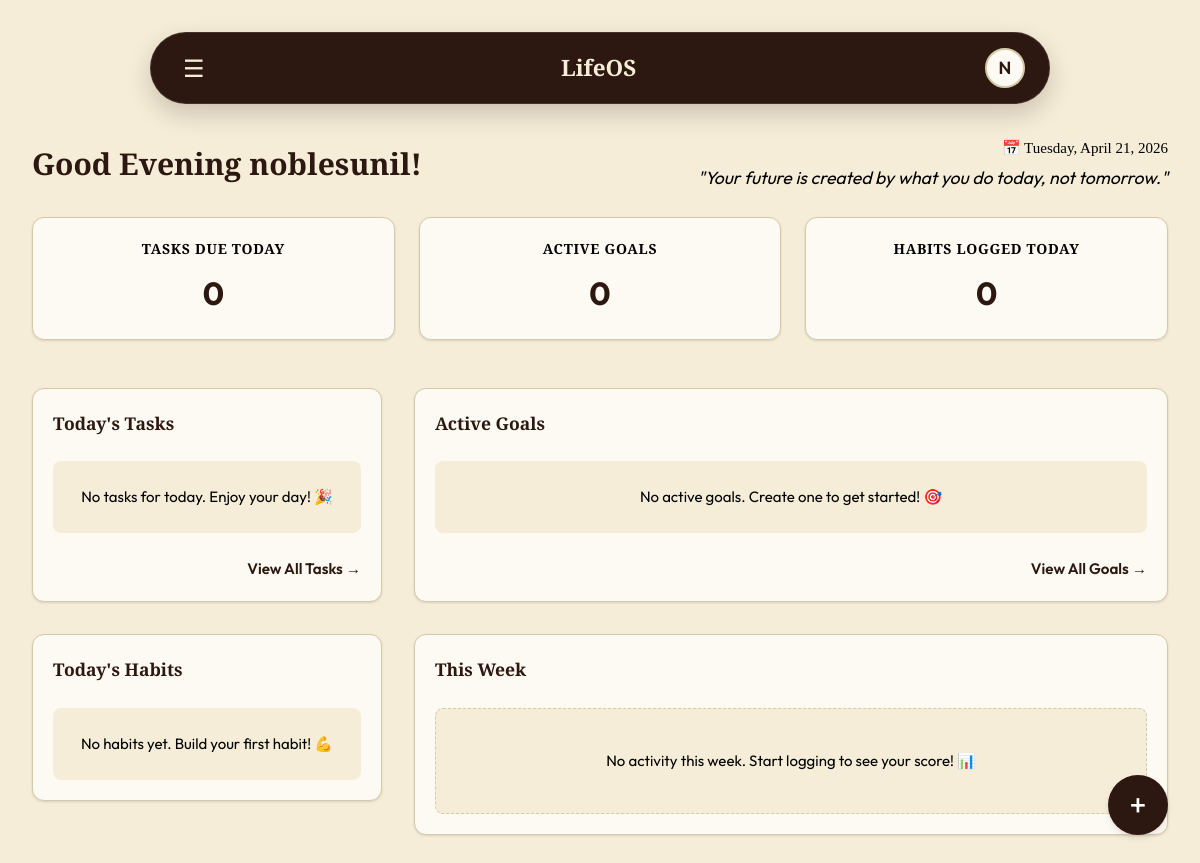
The page / (signed in) on the database as committed earlier.
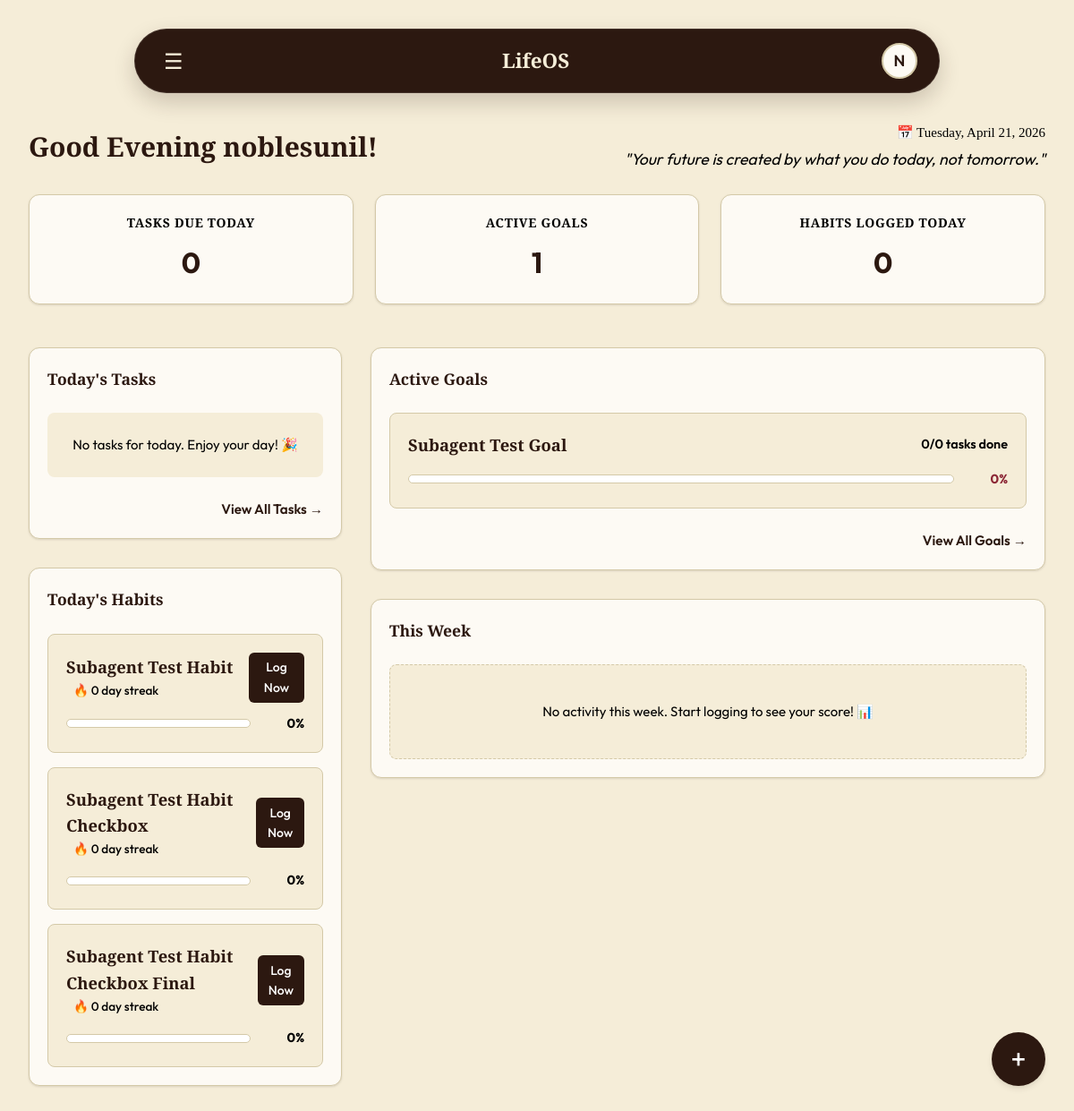
The same page on the database as committed later.
### lifeos_app/models.py (models this page shows, shortened)
class Habit(models.Model):
    HABIT_TYPE_CHOICES = [
        ('checkbox', 'Checkbox'),
        ('slider', 'Slider'),
    ]
    user = models.ForeignKey(
        User,
        on_delete=models.CASCADE
    )
    habit_name = models.CharField(max_length=200)
    habit_type = models.CharField(
        max_length=20,
        choices=HABIT_TYPE_CHOICES,
        default='checkbox'
    )
    goal = models.ForeignKey(
        'Goal',
        on_delete=models.SET_NULL,
        null=True,
        blank=True,
        related_name='linked_habits'
    )
    created_at = models.DateTimeField(
        auto_now_add=True
    )

class Goal(models.Model):
    GOAL_TYPE_CHOICES = [
        ('task_based', 'Task Based'),
        ('habit_based', 'Habit Based'),
    ]
    STATUS_CHOICES = [
        ('Active', 'Active'),
        ('Completed', 'Completed'),
    ]
    user = models.ForeignKey(
        User,
        on_delete=models.CASCADE
    )
    title = models.CharField(max_length=200)
    description = models.TextField(
        blank=True,
        null=True
    )
    goal_type = models.CharField(
        max_length=20,
        choices=GOAL_TYPE_CHOICES,
        default='task_based'
    )
    target_days = models.IntegerField(
        null=True,
        blank=True,
        help_text='Only for Habit Based goals'
    )
    status = models.CharField(
        max_length=20,
        choices=STATUS_CHOICES,
        default='Active'
    )
    created_at = models.DateTimeField(
        auto_now_add=True
    )
    completed_at = models.DateTimeField(
        null=True,
        blank=True
    )
    @property
    def progress_percentage(self):
        if self.goal_type == 'task_based':
            tasks = self.tasks.all()
            if not tasks.exists():
                return 0
        return 0

### lifeos_app/views.py (the view, shortened to what this page needs)
# urls.py: path('', views.dashboard, name='dashboard'),
@login_required
def dashboard(request):
    user = request.user
    today = timezone.localdate()
    current_hour = timezone.localtime().hour
    if 5 <= current_hour < 12:
        greeting_time = "Good Morning"
    elif 12 <= current_hour < 17:
        greeting_time = "Good Afternoon"
    else:
        greeting_time = "Good Evening"
    try:
        display_name = user.userprofile.full_name.split()[0] if user.userprofile.full_name else user.username
    except UserProfile.DoesNotExist:
        display_name = user.username
    quotes = [
        "Focus on being productive instead of busy.",
        "Small steps every day lead to big results.",
        "Your future is created by what you do today, not tomorrow.",
        "Don't count the days, make the days count.",
        "Success is sum of small efforts repeated day in and day out.",
        "Action is the foundational key to all success.",
        "The secret of getting ahead is getting started."
    ]
    daily_quote = quotes[today.toordinal() % len(quotes)]
    total_tasks_due_today = Task.objects.filter(user=user, start_date__lte=today, status='Pending').count()
    total_active_goals = Goal.objects.filter(user=user, status='Active').count()
    habits_logged_today = HabitCompletion.objects.filter(habit__user=user, date=today).values('habit').distinct().count()
    raw_today_tasks = list(Task.objects.filter(user=user, start_date__lte=today, status='Pending'))
    def sort_key(t):
        if t.due_date:
            if t.due_date < today: return 0  # Overdue
            elif t.due_date == today: return 1  # Due today
            else: return 2  # Future
        return 3  # No due date
    today_tasks = sorted(raw_today_tasks, key=sort_key)
    active_goals = Goal.objects.filter(user=user, status='Active')
    for g in active_goals:
        g.progress_pct = g.progress_percentage
        if g.goal_type == 'habit_based':
            g.completed_count = round(g.progress_percentage)
            g.total_count = 100  # percentage out of 100
        else:
            total = g.tasks.count()
            completed = g.tasks.filter(status='Completed').count()
            g.completed_count = completed
            g.total_count = total
        if g.progress_pct <= 30: g.progress_color = 'danger'
        elif g.progress_pct <= 70: g.progress_color = 'warning'
        else: g.progress_color = 'success'
    today_habits = Habit.objects.filter(user=user)
    for h in today_habits:
        completion = HabitCompletion.objects.filter(habit=h, date=today).first()
        h.completion_today = completion.completion_percentage if completion else None
        h.streak = calculate_streak(h)
        pct = h.completion_today or 0
        if pct == 0: h.progress_color = 'secondary'
        elif pct <= 29: h.progress_color = 'danger'
        elif pct <= 69: h.progress_color = 'warning'
        else: h.progress_color = 'success'
    last_7_days = [(today - datetime.timedelta(days=i)) for i in range(6, -1, -1)]
    chart_labels = [d.strftime('%a') for d in last_7_days]
    chart_data = []
    all_zeroes = True
    for d in last_7_days:
        productivity_score = get_daily_score(user, d)
        chart_data.append(productivity_score)
        if productivity_score > 0:
            all_zeroes = False
    has_activity_data = not all_zeroes
    avg_score = round(sum(chart_data) / len(chart_data)) if chart_data else 0
    context = {
        'greeting_time': greeting_time,
        'display_name': display_name,
        'today_date': today,
        'daily_quote': daily_quote,
        'total_tasks_due_today': total_tasks_due_today,
        'total_active_goals': total_active_goals,
        'habits_logged_today': habits_logged_today,
        'today_tasks': today_tasks,
        'active_goals': active_goals,
        'today_habits': today_habits,
        'chart_labels': json.dumps(chart_labels),
        'chart_data': json.dumps(chart_data),
        'has_activity_data': has_activity_data,
        'avg_score': avg_score,
    }
    return render(request, 'dashboard.html', context)

### lifeos_app/context_processors.py (called while the page is built)
def overdue_tasks_count(request):
    if request.user.is_authenticated:
        today = datetime.date.today()
        count = Task.objects.filter(
            user=request.user,
            status='Pending',
            due_date__lt=today
        ).count()
        return {'overdue_count': count}
    return {'overdue_count': 0}

### lifeos_app/views.py (called while the page is built, shortened)
def get_task_score(user, target_date):
    tasks = Task.objects.filter(user=user, due_date=target_date)
    if not tasks.exists():
        return 0

def get_habit_score(user, target_date):
    from datetime import date
    habits = Habit.objects.filter(user=user)
    if not habits.exists():
        return 0
    total = 0
    for habit in habits:
        completion = HabitCompletion.objects.filter(
            habit=habit,
            date=target_date
        ).first()
        total += (
            completion.completion_percentage
            if completion else 0
        )
    return total / habits.count()

def get_daily_score(user, target_date):
    habit_score = get_habit_score(user, target_date)
    task_score = get_task_score(user, target_date)
    return round((habit_score + task_score) / 2)

### templates/dashboard.html (shortened to what the changed rows need)
{% extends 'base.html' %}
{% load static %}
{% block content %}
<div class="dashboard-section" style="margin-top: 1.5rem; margin-bottom: 1.5rem; display: flex; justify-content: space-between; align-items: center; flex-wrap: wrap; gap: 1rem;">
    <div>
        <h1 style="color: var(--color-primary); margin: 0;">{{ greeting_time }} {{ display_name }}!</h1>
    </div>
</div>
<div class="metrics-grid" style="margin-bottom: 3rem;">
    <div class="card metric-card" style="text-align: center;">
        <h3>Active Goals</h3>
        <span class="metric-value">{{ total_active_goals }}</span>
    </div>
</div>
<div class="layout-grid">
    <div class="left-col" style="display: flex; flex-direction: column; gap: 2rem;">
        <div class="card">
            <div class="list-section">
                {% for habit in today_habits %}
                <div class="item-card" style="padding: 1.25rem; border-radius: 0.5rem; border: 1px solid var(--border-color); background: var(--color-bg); flex-direction:column; align-items:flex-start;">
                    <div style="display:flex; justify-content:space-between; width:100%; align-items:center; margin-bottom: 12px;">
                        <div>
                            <h4 style="margin:0; display:inline-block; font-size: 1.15rem;">{{ habit.habit_name }}</h4>
                            <span style="margin-left:8px; font-size:0.85rem; color:var(--text-secondary); font-weight: 500;">🔥 {{ habit.streak }} day streak</span>
                        </div>
                        {% if habit.completion_today is None %}
                            <a href="{% url 'habits_list' %}" class="btn btn-sm" style="background:var(--color-primary); color:white; padding: 0.35rem 0.75rem; border-radius: 6px;">Log Now</a>
                        {% endif %}
                    </div>
                    <div style="width: 100%; display:flex; align-items:center; gap: 15px;">
                        <div style="flex-grow: 1; height: 10px; background: var(--color-surface-2); border-radius: 5px; overflow: hidden; border: 1px solid var(--color-border);">
                        </div>
                        <span style="font-size:0.9rem; font-weight:700; width:45px; text-align:right; color: var(--{{ habit.progress_color }}-color);">{{ habit.completion_today|default:0 }}%</span>
                    </div>
                </div>
                {% empty %}
                <p style="color: var(--text-secondary); text-align:center; padding: 1.5rem 0; background: var(--color-bg); border-radius: 0.5rem;">No habits yet. Build your first habit! 💪</p>
                {% endfor %}
            </div>
        </div>
    </div>
    <div class="right-col" style="display: flex; flex-direction: column; gap: 2rem;">
        <div class="card">
            <div class="list-section">
                {% for goal in active_goals %}
                <div class="item-card" style="padding: 1.25rem; border-radius: 0.5rem; border: 1px solid var(--border-color); background: var(--color-bg); flex-direction:column; align-items:flex-start;">
                    <div style="display:flex; justify-content:space-between; width:100%; align-items:center; margin-bottom: 12px;">
                        <h4 style="margin:0; font-size: 1.15rem;">{{ goal.title }}</h4>
                        <span style="font-size:0.9rem; font-weight:600; color:var(--text-secondary);">{{ goal.completed_count }}/{{ goal.total_count }} tasks done</span>
                    </div>
                    <div style="width: 100%; display:flex; align-items:center; gap: 15px;">
                        <div style="flex-grow: 1; height: 10px; background: var(--color-surface-2); border-radius: 5px; overflow: hidden; border: 1px solid var(--color-border);">
                        </div>
                        <span style="font-size:0.9rem; font-weight:700; width:45px; text-align:right; color: var(--{{ goal.progress_color }}-color);">{{ goal.progress_pct|floatformat:0 }}%</span>
                    </div>
                </div>
                {% empty %}
                <p style="color: var(--text-secondary); text-align:center; padding: 1.5rem 0; background: var(--color-bg); border-radius: 0.5rem;">No active goals. Create one to get started! 🎯</p>
                {% endfor %}
            </div>
        </div>
    </div>
</div>
{% endblock %}

Rows that differ between the two databases and show on the page:
added Habit: habit_name "Subagent Test Habit", streak "0", shows "Log Now", completion_today "0"
added Habit: habit_name "Subagent Test Habit Checkbox", streak "0", shows "Log Now", completion_today "0"
added Habit: habit_name "Subagent Test Habit Checkbox Final", streak "0", shows "Log Now", completion_today "0"
added Goal: title "Subagent Test Goal", completed_count "0", total_count "0", progress_pct "0"
Other text that changed with them:
{{ total_active_goals }}: "0" → "1"
text no longer shown: "No habits yet. Build your first habit! 💪 No active goals. Create one to get started! 🎯"
